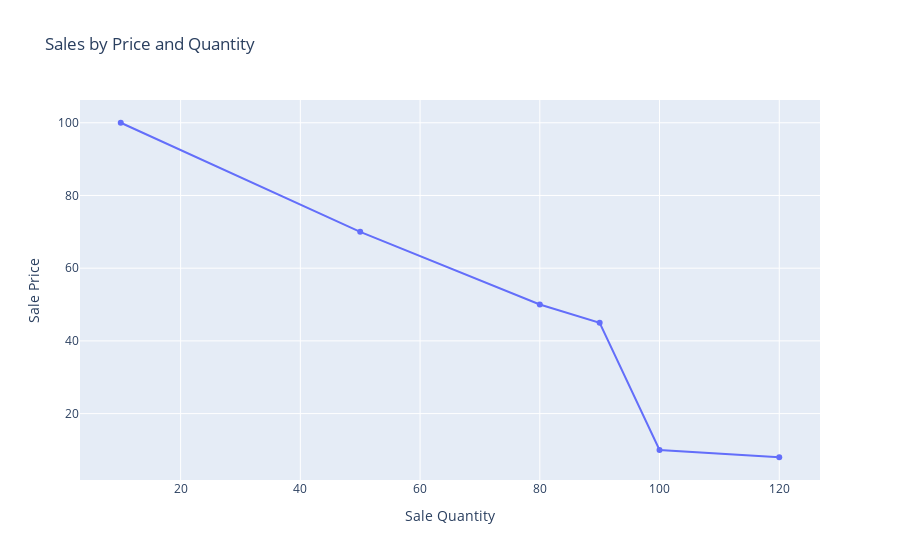

Notebook code cell kept with this figure:
### Markdown cell above
<h2>Plotting the Actual Price/Sales Distribution</h2>

### Code cell
fig1 = go.Figure(data=[go.Scatter(x=sales, y=price, text=[item for item in stock], name='Actual')])

fig1.update_layout(
    title='Sales by Price and Quantity',
    xaxis_title='Sale Quantity',
    yaxis_title='Sale Price'
    
)
fig1.show()

### Figure 1 — Plotly figure (JSON) as saved in the notebook; plotly's stock layout.template omitted (floating-point values rounded to 4 significant figures)
{"data": [{"name": "Actual", "text": ["gold", "silver", "steel", "tamahagane", "bronze", "copper"], "type": "scatter", "x": [10, 50, 80, 90, 100, 120], "y": [100, 70, 50, 45, 10, 8]}], "layout": {"title": {"text": "Sales by Price and Quantity"}, "xaxis": {"title": {"text": "Sale Quantity"}}, "yaxis": {"title": {"text": "Sale Price"}}}}
